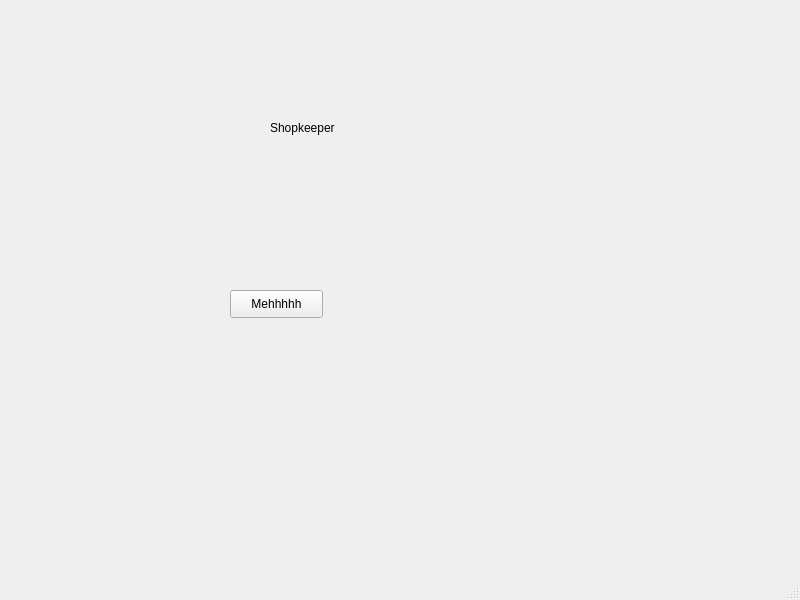
<?xml version="1.0" encoding="UTF-8"?>
<ui version="4.0">
 <class>MainWindow</class>
 <widget class="QMainWindow" name="MainWindow">
  <property name="geometry">
   <rect>
    <x>0</x>
    <y>0</y>
    <width>800</width>
    <height>600</height>
   </rect>
  </property>
  <property name="windowTitle">
   <string>MainWindow</string>
  </property>
  <widget class="QWidget" name="centralwidget">
   <widget class="QLabel" name="label">
    <property name="geometry">
     <rect>
      <x>270</x>
      <y>120</y>
      <width>371</width>
      <height>16</height>
     </rect>
    </property>
    <property name="text">
     <string>Shopkeeper</string>
    </property>
   </widget>
   <widget class="QPushButton" name="pushButton">
    <property name="geometry">
     <rect>
      <x>230</x>
      <y>290</y>
      <width>93</width>
      <height>28</height>
     </rect>
    </property>
    <property name="text">
     <string>Mehhhhh</string>
    </property>
   </widget>
  </widget>
  <widget class="QMenuBar" name="menubar">
   <property name="geometry">
    <rect>
     <x>0</x>
     <y>0</y>
     <width>800</width>
     <height>26</height>
    </rect>
   </property>
  </widget>
  <widget class="QStatusBar" name="statusbar"/>
 </widget>
 <resources/>
 <connections/>
</ui>
